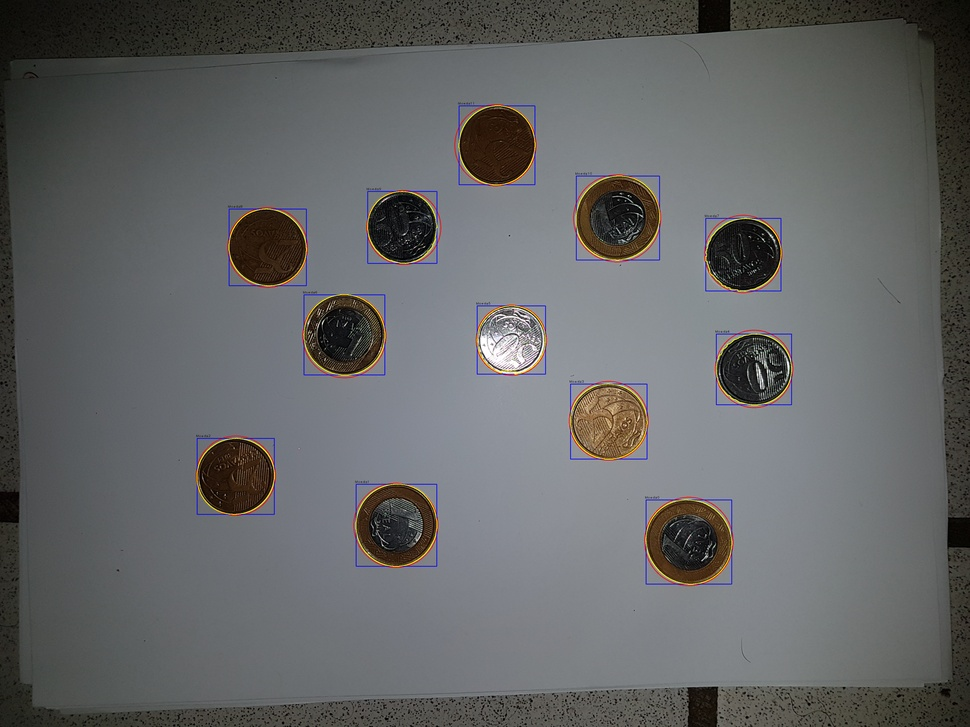
//> input picture DCA0445/src/ProjetoFinal/ann2/delimitada.jpg, 970 x 727 px, shrunk from 4032 x 3024 before the run
$ ./calibrador delimitada.jpg   (built with g++ and OpenCV 4, older OpenCV classes emulated)
//> lines starting //> are read from the running program, lines starting //| are printed output that depends on the picture; after the words box and inside, x2 and y2 are one past the last pixel; in counts of white or black regions, pixels touching at a corner belong together
#include <opencv2/opencv.hpp>
#include <opencv2/nonfree/features2d.hpp>
#include <opencv2/nonfree/nonfree.hpp>
#include <opencv2/ocl/ocl.hpp>
#include <opencv2/calib3d/calib3d.hpp>
#include <vector>
#include <cmath>
#include <iomanip>

using namespace std;
using namespace cv;
using namespace cv::ocl;

#define PONTOS_CIRCULO 50
#define LIMIAR_RELACAO_AREAS 0.70
#define LIMIAR_RAIO 10
#define MAX_FECHAMENTO 32 // Cresce a partir de 1 em potências de 2.
#define RESULTADO_SEPARADO false

/* Estrutura que define um círculo, que contornará a moeda. */
struct Circulo {
    Point2f centro;
    float raio;
};

/* Estrutura que representa a moeda e outras informações associadas, tais como
 * seu contorno e o menor retângulo que a cerca. */
struct Moeda {

    Mat imagem;
    int valor = 0;
    double raio;
    double momentos[7];
    Point2f centro;
    Rect retangulo;
    vector<vector<Point> > contornos;
    vector<Vec4i> hierarquia;

    /* Calcula os momentos invariantes quando a moeda é criada. */
    Moeda(Mat _imagem)
    {
        Mat moedaCinza;
        Mat canny;
        imagem = _imagem.clone();

        /* Calcula os momentos invariantes. */
        cvtColor(imagem, moedaCinza, CV_RGB2GRAY);
        Canny(imagem, canny, 20, 60, 3);

        SIFT s;

        Moments momento = moments(moedaCinza, false);
        HuMoments(momento, momentos);
    }

    void imprimirMomentos()
    {
        stringstream saida;
        saida << valor << " = {";
        for(int i = 0; i < 7; i++)
        {
            saida << scientific << setprecision(7) << momentos[i];
            if (i < 6)
            {
                saida << ", ";
            }
        }
        saida << "};";
        cout << saida.str() << endl;
    }
};

/* Detecta a quantidade máxima de moedas utilizando a função detectarMoedas. */
vector<Moeda> detectarTodasMoedas(Mat imagem);

/* Função que detecta moedas em uma imagem, utilizando um determinado nível na
 * operação morfológica do fechamento. */
vector<Moeda> detectarMoedas(Mat imagem, int fechamento);

/* Função que desenha na imagem ou individualmente as moedas localizadas. */
void exibirMoedas(const Mat &imagem, const vector<Moeda> &moedas);

/* Função que remova moedas da borda da imagem. */
void removeMoedasBorda(Mat &imagem);

/* Função que remove buracos dentro da moeda durante a sua segmentação. */
void removeBuracos(Mat &imagem);


/**
 * Extract local features for an image
 */

Mat getDescriptors(const Mat& imagem)
{
	Mat src = imagem;
	Mat ycrcb, resultado;
	cvtColor(src, ycrcb, CV_BGR2YCrCb);
	vector<Mat> channels;
	split(ycrcb, channels);
	equalizeHist(channels[0], channels[0]);
	merge(channels, resultado);
	cvtColor(resultado, src, CV_YCrCb2BGR);
	resize(src, src, Size(100, 100), 0, 0, INTER_LINEAR);

	Mat dst(src.size(), src.type()); // yes, you need to preallocate here

	IplImage ipsrc = src; // new header, points to the same pixels
	IplImage ipdst = dst;

	// CV_WARP_INVERSE_MAP
	cvLogPolar( &ipsrc, &ipdst, cvPoint2D32f(src.cols/2, src.rows/2), 50, CV_INTER_CUBIC);

	return dst;
}

/* Função main. */
int main(int argc, char** argv)
{
    Mat imagemColorida;
    vector<Moeda> moedas;

    /* Verifica o número de argumentos.  */
    if (argc != 2)
    {
        cout << "A lista de argumentos deve ser: "
            "./preparador <imagem>"<< endl;
        return -1;
    }

    /* Checa se a imagem pode ser aberta. */
    imagemColorida = imread(argv[1], CV_LOAD_IMAGE_COLOR);
//> imagemColorida is the input picture: 727 rows x 970 cols, CV_8UC3; mean B, G, R 101.6, 101, 99.9

    if (!imagemColorida.data)
    {
        cout << "A imagem não pode ser aberta." << endl;
        return -2;
    }

    cout << "[main] Realizando deteção pelo algoritmo padrão." << endl;
    moedas = detectarTodasMoedas(imagemColorida);
//> in detectarMoedas, `threshold(imagemCinza, imagemBinaria, 0, 255, THRESH_BINARY_INV|THRESH..`:
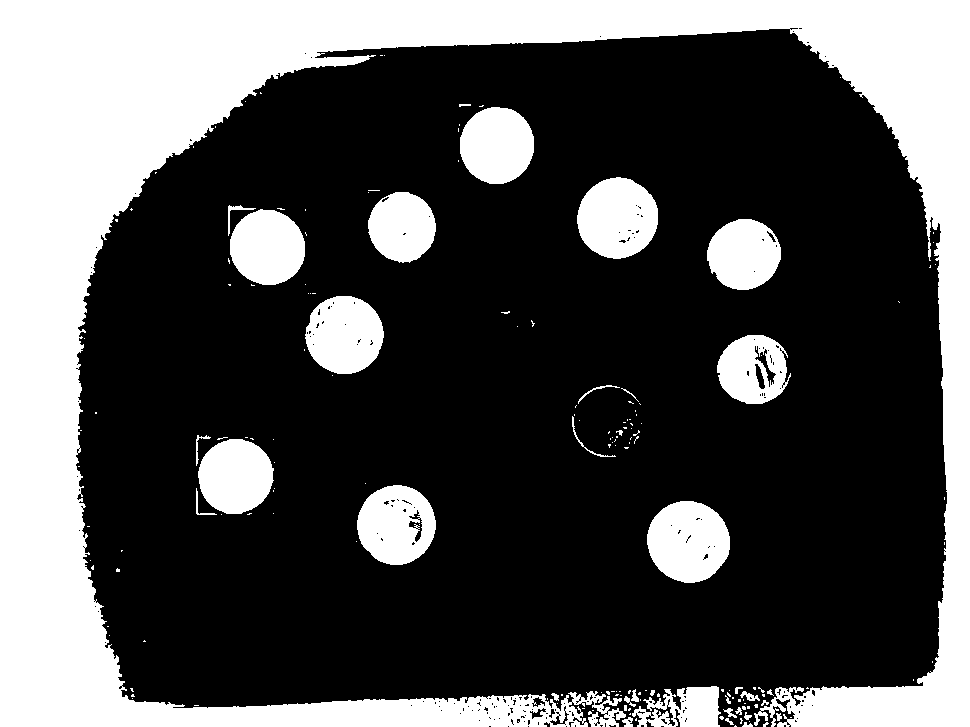
//> imagemBinaria: 727 rows x 970 cols, CV_8UC1; 31.7% white; 174 white regions (138 under 20 px), largest, box (x1, y1, x2, y2) and area: (0, 0, 970, 727) 174665, (647, 501, 730, 583) 5251, (577, 177, 658, 259) 5095

    int i = 0;
    for(auto moeda: moedas)
    {
		imwrite("moeda " + to_string(i++) + ".jpg", moeda.imagem);
	}


    cout << "[main] Exibindo " << moedas.size() << " moedas encontradas. " << endl;
    exibirMoedas(imagemColorida, moedas);

    cout << "[main] Associando valor às moedas." << endl;
    /* Associando um valor (financeiro) a cada moeda. */
    for( int i = 0; i < (int) moedas.size(); i++)
    {
        /* Salvando resultado em arquivo. */
        cout << "[main] Digite o valor da moeda " << i << ": ";
        cin >> moedas[i].valor;

        Mat temp = getDescriptors(moedas[i].imagem);
        imwrite("./treinamento/" + to_string(moedas[i].valor) + ".jpg", temp);
    }

    /* Exibe o resultado final. */
    cout << "[main] Resultado final (valor da moeda seguido dos momentos invariantes): " << endl << endl;
    for( int i = 0; i < (int) moedas.size(); i++)
    {
        moedas[i].imprimirMomentos();
    }

    return(0);
}


void removeMoedasBorda(Mat &imagem)
{
    Point p;

    for (int i = 0; i <= imagem.rows; i += imagem.rows - 1)
    {
        for (int j = 0; j < imagem.cols; j++)
        {
            if (imagem.at<uchar>(i, j) == 255)
            {
                p.x = j;
                p.y = i;

                floodFill(imagem, p, 0);
            }
        }
    }
//> imagem: 727 rows x 970 cols, CV_8UC1; 6.6% white; 186 white regions (152 under 20 px), largest, box (x1, y1, x2, y2) and area: (647, 501, 730, 583) 5251, (577, 177, 658, 259) 5095, (305, 296, 384, 374) 4734

    for (int j = 0; j < imagem.cols; j += imagem.cols - 1)
    {
        for (int i = 0; i < imagem.rows; i++)
        {
            if (imagem.at<uchar>(i, j) == 255)
            {
                p.x = j;
                p.y = i;
                floodFill(imagem, p, 0);
            }
        }
    }
}

void removeBuracos(Mat &imagem)
{
    /* Altera a cor de fundo padrão para uma nova cor. */
    floodFill(imagem, Point(0,0), 127);

    /* Remove todas as bolhas. */
    for (int i = 0; i < imagem.rows; i++)
    {
        for (int j = 0; j < imagem.cols; j++)
        {
            if (imagem.at<uchar>(i, j) == 0)
            {
                floodFill(imagem, Point(j,i), 255);
            }
        }
    }
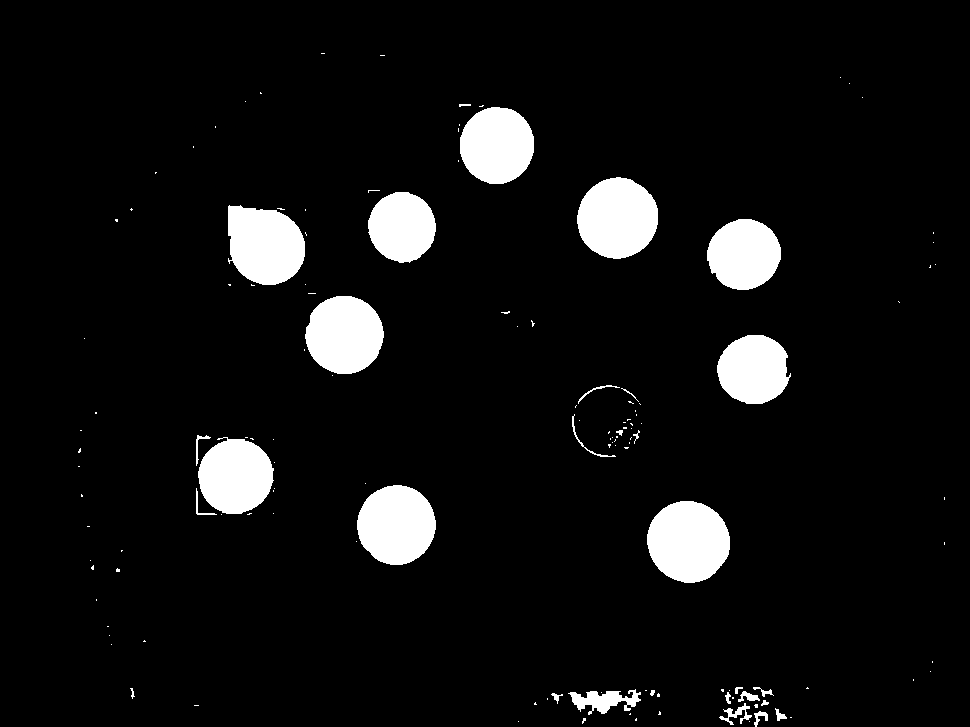
//> imagem: 727 rows x 970 cols, CV_8UC1; values 127 (black) and 255 (white), 6.8% white; 137 white regions (107 under 20 px), largest, box (x1, y1, x2, y2) and area: (647, 501, 730, 583) 5292, (577, 177, 658, 259) 5137, (357, 485, 436, 565) 4903

    /* Retorna a cor de fundo par aa original. */
    floodFill(imagem, Point(0,0), 0);
//> imagem: 727 rows x 970 cols, CV_8UC1; 6.8% white; 137 white regions (107 under 20 px)
}

vector<Moeda> detectarMoedas(Mat imagem,  int fechamento)
{

    Mat imagemColorida, imagemCinza, imagemBinaria, imagemBinariaClone, imagemDelimitada;
    vector<Moeda> moedas;
    vector<vector<Point> > contornos;
    vector<Vec4i> hierarquia;
    vector<Circulo> circulos;

    imagemColorida = imagem.clone();

     /* Suaviza a imagem lida. */
    blur(imagemColorida, imagemColorida, Size(3, 3));

    /* Mantenha a imagem original em três formatos: binária, em escala de cinza
     * e colorida. A em escala de cinza será usada na detecção de bordas. */
    cvtColor(imagemColorida, imagemCinza, CV_BGR2GRAY);
    imagemBinaria = Mat(imagemCinza.size(), imagemCinza.type());
    imagemDelimitada = imagemColorida.clone();

    /* Usando threshold fixo. */
    threshold(imagemCinza, imagemBinaria, 0, 255, THRESH_BINARY_INV|THRESH_OTSU);

    /* Usando threshold adaptativo (resultado melhor). */
    //adaptiveThreshold(imagemCinza, imagemBinaria, 255, ADAPTIVE_THRESH_MEAN_C, THRESH_BINARY_INV, 7, 5);
    //adaptiveThreshold(imagemCinza, imagemBinaria, 255, ADAPTIVE_THRESH_GAUSSIAN_C, THRESH_BINARY_INV, 7, 5);

    /* Remove moedas da borda. */
    removeMoedasBorda(imagemBinaria);

    /* Faz o fechameto da imagem binária. */
    dilate(imagemBinaria, imagemBinaria, Mat(), Point(-1, -1), fechamento, 1, 1);
    erode(imagemBinaria, imagemBinaria, Mat(), Point(-1, -1), fechamento, 1, 1);

    /* Remove buracos dentro das moedas (só a borda interessa). */
    removeBuracos(imagemBinaria);

    /* Encontra contornos iniciais para o algoritmo de active contours. */
    imagemBinariaClone = imagemBinaria.clone();
    findContours(imagemBinariaClone, contornos, hierarquia, RETR_TREE, CV_CHAIN_APPROX_NONE);
//> contornos = 137 contours, 115 with area under 20; largest, box (x1, y1, x2, y2) and area: (647, 501, 730, 583) 5176, (577, 177, 658, 259) 5022, (357, 485, 436, 565) 4791, (228, 205, 305, 285) 4746, (305, 296, 384, 374) 4680

    circulos = vector<Circulo>(contornos.size());
//> circulos = 137 items

    for(uint i = 0; i < contornos.size(); i++ )
    {
        if( contornos[i].size() > PONTOS_CIRCULO)
        {
            minEnclosingCircle(contornos[i], circulos[i].centro, circulos[i].raio);
        }
    }
//> this loop made 137 passes


    for( int i = 0; i < (int) contornos.size(); i++)
    {
        Point2f centro = circulos[i].centro;
        double raio = circulos[i].raio;
        double areaContorno = contourArea(contornos[i]);
        double areaCirculo = M_PI * raio * raio;
        double relacaoAreas = areaContorno/areaCirculo;

        if(raio > LIMIAR_RAIO && relacaoAreas > LIMIAR_RELACAO_AREAS)
        {

            Rect ret = boundingRect(contornos[i]);

            /* Mantém apenas os píxels da moeda e apaga os externos. */
            for (int m = ret.y; m < ret.y + ret.height; m++)
            {
                for (int n = ret.x; n < ret.x + ret.width; n++)
                {
                    // Muda o fundo para branco, caso o ponto esteia fora do círculo.
                    if(pow(m - centro.y, 2) + pow(n - centro.x, 2) > pow(raio, 2))
                    {
                         imagemColorida.at<Vec3b>(m,n)[0] = 255;
                         imagemColorida.at<Vec3b>(m,n)[1] = 255;
                         imagemColorida.at<Vec3b>(m,n)[2] = 255;
                    }

                }
            }


            /* Cria as moedas identificadas. */
            Moeda moeda(Mat(imagemColorida, ret));
            moeda.raio = raio;
            moeda.centro = centro;
            moeda.retangulo = ret;
            moeda.contornos.push_back(contornos[i]);
            moeda.hierarquia = hierarquia;
            moedas.push_back(moeda);

        }
    }
//> this loop made 137 passes
//> (raio, areaContorno, areaCirculo, relacaoAreas, moeda.raio, moeda.centro, moeda.retangulo) on passes 49, 55, 72, 98, 103: (41.84, 5175.5, 5500.3, 0.941, 41.84, Point(688.3, 540.8), Rect(647, 501, 83, 82)), (39.89, 4791, 4998, 0.959, 39.89, Point(396.1, 524.6), Rect(357, 485, 79, 80)), (39.59, 4312, 4923.1, 0.876, 39.59, Point(233.9, 474.2), Rect(198, 437, 76, 77)), (36.91, 3805.5, 4280.7, 0.889, 36.91, Point(753.5, 370.2), Rect(717, 335, 74, 69)), (39.35, 4680.5, 4865.4, 0.962, 39.35, Point(343.9, 334.3), Rect(305, 296, 79, 78))
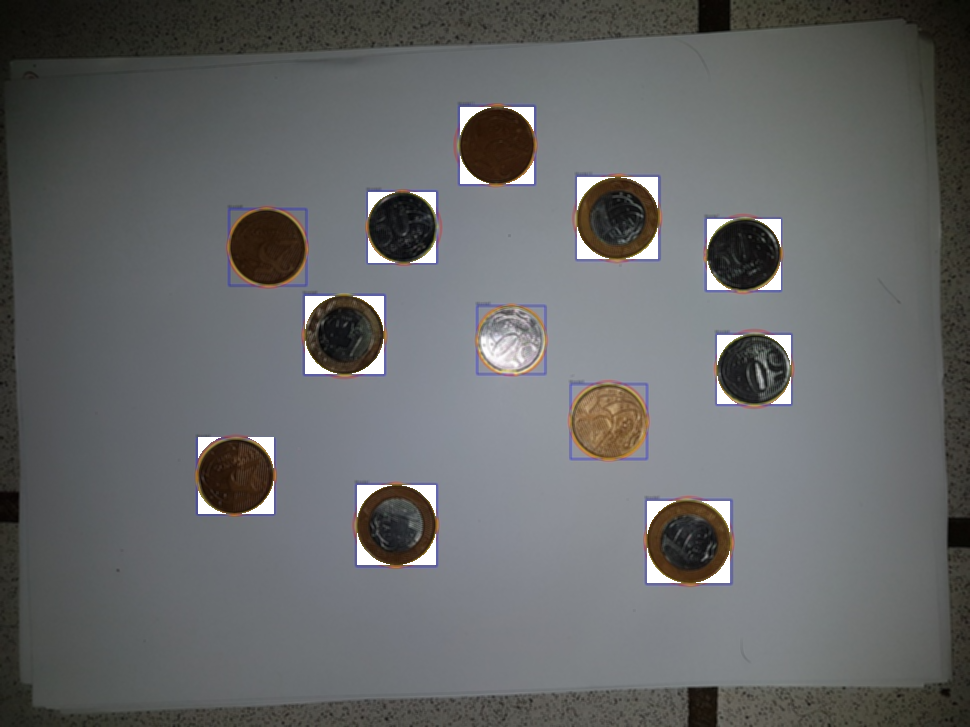
//> imagemColorida: 727 rows x 970 cols, CV_8UC3; mean B, G, R 103.5, 102.9, 101.6


    /* Exibe resultado da imagem segmentada. */

    imshow("binaria", imagemBinaria);
    waitKey(500);

    return moedas;
}

void exibirMoedas(const Mat &imagem, const vector<Moeda> &moedas)
{
    Mat imagemDelimitada = imagem.clone();

    if(RESULTADO_SEPARADO)
    {
        for(int i = 0; i < (int) moedas.size(); i++)
        {
            imshow("Moeda " + to_string(i), moedas[i].imagem);
        }
    }
    else
    {
        for(int i = 0; i < (int) moedas.size(); i++)
        {
            /* Desenha o retângulo e o círculo delimitador. */
            circle(imagemDelimitada, moedas[i].centro, moedas[i].raio, Scalar(0, 0, 255), 2);
            rectangle(imagemDelimitada, moedas[i].retangulo, Scalar(255, 0, 0), 2);
            putText(imagemDelimitada, "Moeda" + to_string(i), Point(moedas[i].retangulo.x-5, moedas[i].retangulo.y-5), FONT_HERSHEY_PLAIN, 1, Scalar(0, 0, 0), 1);
            drawContours(imagemDelimitada, moedas[i].contornos, 0, Scalar(0,255,255), 2);
        }

        imshow("delimitada", imagemDelimitada);
        imwrite("delimitada.jpg", imagemDelimitada);
    }

    waitKey(500);

}


vector<Moeda> detectarTodasMoedas(Mat imagem)
{
    vector<Moeda> moedas, moedasMax;
    int fechamento = 1;

    moedas = detectarMoedas(imagem, fechamento);
//> moedas = 9 items
    moedasMax = moedas;
//> moedasMax = 9 items

    /* Tenta encontrar mais moedas e só para as tentativas se o resultado piorar. */
    while(fechamento <= MAX_FECHAMENTO && moedas.size() >= moedasMax.size())
    {
        moedas = detectarMoedas(imagem, fechamento);
        cout << "[detectar] Usando fechamento de tamanho " << fechamento << endl;
        cout << "[detectar] Foram encontradas " << moedas.size() << " moedas." << endl;

        if(moedas.size() > moedasMax.size())
        {
            moedasMax = moedas;
        }

        fechamento *= 2;

    }
//> this loop made 2 passes
//| [detectar] Usando fechamento de tamanho 1
//| [detectar] Foram encontradas 9 moedas.
//| [detectar] Usando fechamento de tamanho 2
//| [detectar] Foram encontradas 8 moedas.
//> after the loop, fechamento = 4
//> in main, `moedas = detectarTodasMoedas(imagemColorida);`: moedas = 9 items
//> the loop in main, `for(auto moeda: moedas)` made 9 passes
//> pass 1, in main, `imwrite("moeda " + to_string(i++) + ".jpg", moeda.imagem);`:
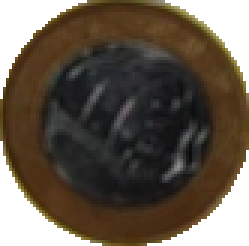
//> saved as moeda 0.jpg: 82 rows x 83 cols, CV_8UC3 (shown 3 times larger); mean B, G, R 77.7, 90.2, 101
//> pass 2, in main, `imwrite("moeda " + to_string(i++) + ".jpg", moeda.imagem);`:
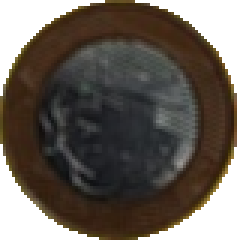
//> saved as moeda 1.jpg: 80 rows x 79 cols, CV_8UC3 (shown 3 times larger); mean B, G, R 85, 93, 101.1
//> after the loop in main, `for(auto moeda: moedas)`: i = 9
//| [main] Exibindo 9 moedas encontradas.
//> the loop in exibirMoedas, `for(int i = 0; i < (int) moedas.size(); i++)` made 9 passes
//> after the loop in exibirMoedas, `for(int i = 0; i < (int) moedas.size(); i++)`:
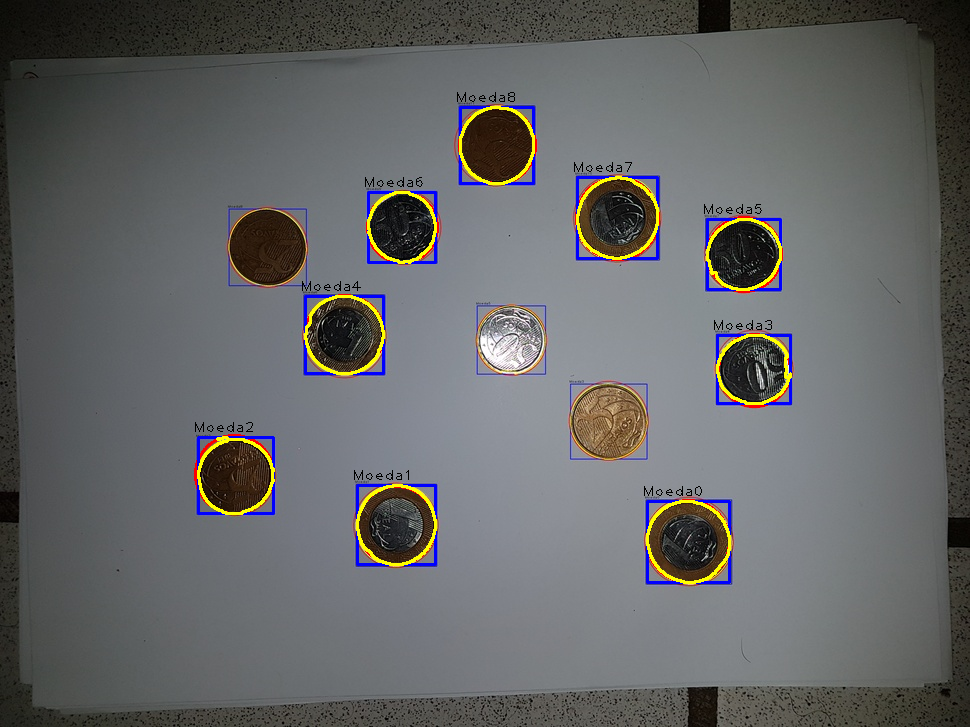
//> imagemDelimitada: 727 rows x 970 cols, CV_8UC3; mean B, G, R 101.8, 101.6, 100.6
//> the loop in main, `for( int i = 0; i < (int) moedas.size(); i++)` made 9 passes; the answer given on pass 1: 3
//| [main] Digite o valor da moeda 0: [main] Digite o valor da moeda 1: [main] Digite o valor da moeda 2: [main] Digite o valor da moeda 3: [main] Digite o valor da moeda 4:
//> (output is shown up to pass 5 of 9)
//> pass 1, in getDescriptors, `resize(src, src, Size(100, 100), 0, 0, INTER_LINEAR);`:
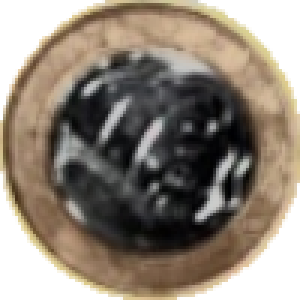
//> src: 100 rows x 100 cols, CV_8UC3 (shown 3 times larger); mean B, G, R 119.5, 131.9, 142.7

    return moedasMax;
}


// [39 lines of commented-out code are left out]
